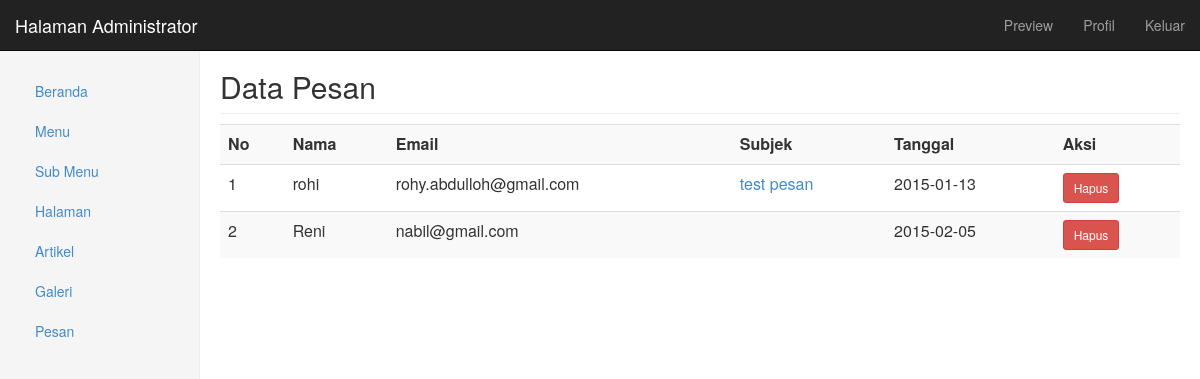
Screenshot of /admin/admin.php?tampil=pesan (signed in) with the database file from the repository.
### tables this page shows
CREATE TABLE IF NOT EXISTS `pesan` (
  `id_pesan` int(5) NOT NULL AUTO_INCREMENT,
  `nama` varchar(50) NOT NULL,
  `email` varchar(50) NOT NULL,
  `subjek` varchar(50) NOT NULL,
  `pesan` text NOT NULL,
  `tanggal` date NOT NULL,
  PRIMARY KEY (`id_pesan`)
);

### admin/pesan/pesan_tampil.php (the view, shortened to what this page needs)
<h2 class="sub-header">Data Pesan</h2>
<div class="table-responsive">
	<table class="table table-striped">
	<tr>
		<th>No</th>
		<th>Nama</th>
		<th>Email</th>
		<th>Subjek</th>
		<th>Tanggal</th>
		<th>Aksi</th>
	</tr>
	<?php
		$no=1;
		$tampil = mysql_query("SELECT * FROM pesan") or die(mysql_error());
		while($data=mysql_fetch_array($tampil)){
	?>
	<tr>
		<td> <?php echo $no; ?> </td>
		<td> <?php echo $data['nama']; ?> </td>
		<td> <?php echo $data['email']; ?> </td>
		<td> <a href='?tampil=pesan_balas&id=<?php echo $data['id_pesan']; ?>'> <?php echo $data['subjek']; ?> </a></td>
		<td> <?php echo $data['tanggal']; ?> </td>
		<td>
			<a href="?tampil=pesan_hapus&id=<?php echo $data['id_pesan']; ?>" class="btn btn-danger btn-sm"> Hapus </a>
		</td>
	</tr>
	<?php
			$no++;
		}
	?>
</table>

### css/admin.css (style rules this page uses)
.sub-header { margin-top: 50px; padding-bottom: 10px; border-bottom: 1px solid #eee; }

### rows the page displays
pesan: nama "rohi", email "rohy.abdulloh@gmail.com", subjek "test pesan", tanggal "2015-01-13"
pesan: nama "Reni", email "nabil@gmail.com", tanggal "2015-02-05"
